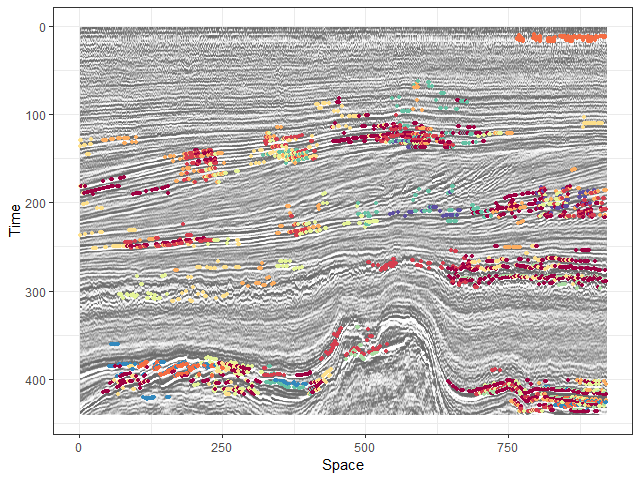

Write the R code that produced this figure.
source("https://raw.githubusercontent.com/eogasawara/mylibrary/master/stmotif.R")

library(reshape2)
library(RColorBrewer)
library(ggplot2)
library(scales)
library(dplyr)

folder = "C:/Users/eduar/Dropbox/Aplicativos/ShareLaTeX/2018-10a-ESA-stmotifs-seismic/experiments"
cfg = "seismic"
setwd(folder)

#library(readr)
#library(magrittr)

D <- get(load(file = "workflow/t401.RData"))
dataset<- D
alpha<-25
colorEncode <- 1:alpha
datasetColor.Org <- as.matrix(dataset)
datasetColor.Org <- as.vector(datasetColor.Org)
datasetColor.Org <- STSNormalization(datasetColor.Org)
mybin <- binning(datasetColor.Org, alpha)
datasetColor.Org <- colorEncode[mybin$bins_factor]
datasetColor.Org <- t(matrix(datasetColor.Org, nrow = nrow(dataset), ncol = ncol(dataset)))
datasetColor.Org <- melt(datasetColor.Org)
datasetColor.Org$motif <- FALSE

filename <- sprintf("%s/%s-%d-%d-%d-%d-%d-%d.RData", "workflow", "t401", 4, 7, 20, 20, 3, 3)
load(filename)

motifs <- list()
i <- 0
cmotifs <- NULL
for (mot in rstmotifs) {
  x <- as.vector(mot$recmatrix)
  occ <- nrow(mot$vecst)
  x[x>0] <- 1
  if ((sum(x)>1) && (occ > 7)) {
    i <- i + 1
    motifs[[i]] <- mot
    cmotifs <- rbind(cmotifs, data.frame(motif=mot$isaxcod, occ = occ, i=i))
  }
}
cmotifs <- cmotifs %>% group_by(motif) %>% summarize(i=min(i), occ=sum(occ))
cmotifs <- cmotifs[with(cmotifs, order(occ,decreasing=TRUE)),]


extractMotifOccurrences <- function(rstmotifs, cmotifs, i, hist.plot=FALSE) {
  motifs <- list()
  r <- NULL
  for (mot in rstmotifs) {
    if (mot$isaxcod %in% i) {
      r <- c(r,mot$rank$proj)
      x <- as.vector(mot$recmatrix)
      occ <- nrow(mot$vecst)
      x[x>0] <- 1
      if ((sum(x)>1) && (occ > 7) && (mot$rank$proj >= 1)) {
        k <- which(i == mot$isaxcod)
        if ((k > length(motifs)) || is.null(motifs[[k]])) {
          motifs[[k]] <- mot
        } else {
          t <- motifs[[k]]
          t$vecst <- rbind(t$vecst, mot$vecst)
          motifs[[k]] <- t
        }
      }
    }
  }
  for (i in length(motifs):1) {
    if (is.null(motifs[[i]]))
      motifs[[i]] <- NULL
  }
  hist(r, plot=hist.plot)
  return(motifs)
}

motifs <- extractMotifOccurrences(rstmotifs, cmotifs, cmotifs$motif[1:10], hist.plot = TRUE)

palhetaCores <- brewer.pal(length(motifs), 'Spectral')

tam <- length(motifs)
motifs.plot <-data.frame("s"=NULL, "t"=NULL, "g"= NULL)
for (pos in 1:length(motifs)){
  motifs.plot<- rbind(motifs.plot ,data.frame("s"=motifs[[pos]]$vecst$s, "t"=motifs[[pos]]$vecst$t, "g"= pos, "color"=palhetaCores[pos])) 
}

datasetColor <- merge(datasetColor.Org, motifs.plot, by.x=c('Var1', 'Var2'), by.y=c('s', 't'), all.x = TRUE)
datasetColor$motif[!is.na(datasetColor$g)] <- TRUE
datasetColor$g <- NULL
datasetColor$color <- as.character(datasetColor$color)

p <- NULL
p <- ggplot(data=datasetColor, aes(x=datasetColor$Var1, y=datasetColor$Var2, fill=datasetColor$value, color=datasetColor$color)) 
p <-  p + geom_raster() 
p <-  p + scale_fill_gradientn(colours = c("white","dimgrey"), values = scales::rescale(1:alpha), limits=c(1,alpha))  
p <-  p + theme_bw() + xlab("Space") + ylab("Time") + scale_y_reverse()
p <-  p + guides(fill=FALSE, color=FALSE)
p <-  p + geom_point(colour = ifelse(datasetColor$motif,datasetColor$color,NA), size = 1, show.legend = FALSE)
plot(p)
